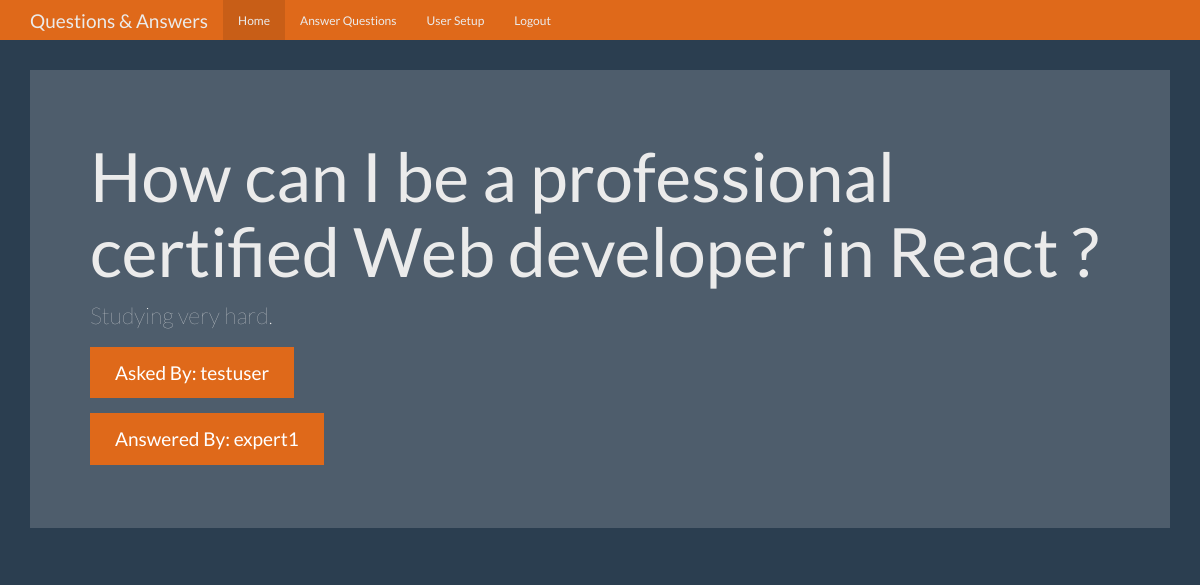
The app's page /question/3 (signed in) with its own data.
### tables this page shows
CREATE TABLE questions (
    id integer primary key autoincrement,
    question_text text not null,
    answer_text text,
    asked_by_id integer not null,
    expert_id integer not null
);

CREATE TABLE users (
    id integer primary key autoincrement,
    name text not null,
    password text not null,
    expert boolean not null,
    admin boolean not null 
);

### app.py (the view)
@app.route('/question/<question_id>')
def question(question_id):
    user = get_current_user()
    db = get_db()
    question_cur = db.execute('''select
                                    questions.question_text, questions.answer_text,
                                    askers.name as asker_name, experts.name as expert_name
                                 from questions
                                 join users as askers on askers.id = questions.asked_by_id
                                 join users as experts on experts.id = questions.expert_id
                                 where questions.id = ?''', [question_id])
    question = question_cur.fetchone()
    return render_template('question.html', user=user, question=question)

### app.py (called while the page is built)
def connect_db():
    sql = sqlite3.connect("questions.db")
    sql.row_factory = sqlite3.Row
    return sql

def get_db():
    if not hasattr(g, 'sqlite3'):
        g.sqlite_db = connect_db()
    return g.sqlite_db

def get_current_user():
    user_result = None
    if 'user' in session:
        user = session['user']
        db = get_db()
        user_cur = db.execute('select id, name, password, expert, admin from users where name = ?', [user])
        user_result = user_cur.fetchone()
    return user_result

### templates/question.html (shortened to what this page needs)
<!DOCTYPE html>
<html lang="en">
  <head>
    <link href="{{ url_for('static', filename='bootstrap.min.css') }}" rel="stylesheet">
    <link href="{{ url_for('static', filename='theme.css') }}" rel="stylesheet">
  </head>
  <body>
    <nav class="navbar navbar-inverse navbar-fixed-top">
      <div class="container">
        <div class="navbar-header">
          <a class="navbar-brand" href="#">Questions & Answers</a>
        </div>
        <div id="navbar" class="navbar-collapse collapse">
          <ul class="nav navbar-nav">
            <li class="active"><a href="{{ url_for('index') }}">Home</a></li>
            {% if user and user['expert'] == 1 %}
            <li><a href="{{ url_for('unanswered') }}">Answer Questions</a></li>
            {% endif %}
            {% if user and user['admin'] == 1 %}
            <li><a href="{{ url_for('users') }}">User Setup</a></li>
            {% endif %}
            {% if user %}
            <li><a href="{{ url_for('logout') }}">Logout</a></li>
            {% endif %}
          </ul>
        </div>
      </div>
    </nav>
    <div class="container theme-showcase" role="main">
      <div class="jumbotron">
        <h1>{{ question['question_text']}}</h1>
        <p>{{ question['answer_text'] }}</p>
        <p><a class="btn btn-primary btn-lg">Asked By: {{ question['asker_name'] }}</a></p>
        <p><a class="btn btn-primary btn-lg">Answered By: {{ question['expert_name'] }}</a></p>
      </div>
    </div>
  </body>
</html>

### static/theme.css (style rules this page uses)
body { padding-top: 70px; padding-bottom: 30px; }

### records on screen
questions: question_text "How can I be a professional certified Web developer in React ?", answer_text "Studying very hard."
users: asker_name "testuser"
users: expert_name "expert1"
